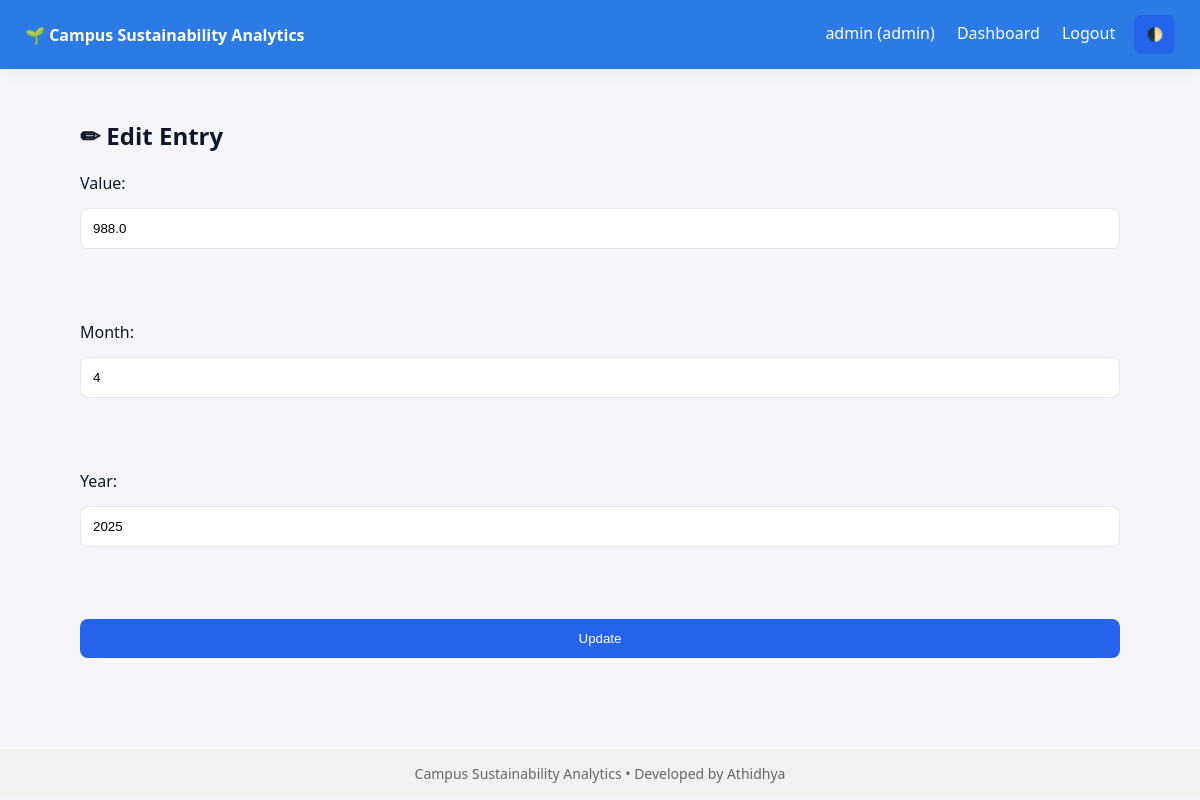
Page /data/edit_entry/energy_data/289 (signed in) on the committed database.
### tables this page shows
CREATE TABLE energy_data (
        id INTEGER PRIMARY KEY AUTOINCREMENT,
        value REAL NOT NULL,
        month INTEGER NOT NULL CHECK(month BETWEEN 1 AND 12),
        year INTEGER NOT NULL,
        entered_by INTEGER,
        created_at TIMESTAMP DEFAULT CURRENT_TIMESTAMP,
        FOREIGN KEY (entered_by) REFERENCES users(id) ON DELETE SET NULL
    );

### dataentry.py (the view, shortened to what this page needs)
@dataentry_bp.route("/edit_entry/<table>/<int:id>", methods=["GET", "POST"])
def edit_entry(table, id):
    if "user_id" not in session:
        return redirect(url_for("login"))
    if table not in ALLOWED_TABLES:
        return "Invalid table ❌"
    conn = get_connection()
    cursor = conn.cursor()
    cursor.execute(f"SELECT * FROM {table} WHERE id=?", (id,))
    entry = cursor.fetchone()
    conn.close()
    return render_template(
        "edit_entry.html",
        entry=entry,
        table=table
    )

### database.py (called while the page is built)
def get_connection():
    conn = sqlite3.connect(DB_NAME, timeout=10)
    conn.row_factory = sqlite3.Row
    conn.execute("PRAGMA foreign_keys = ON")
    return conn

### templates/edit_entry.html
{% extends "base.html" %}
{% block content %}
<h2>✏ Edit Entry</h2>
<form method="post">
    <label>Value:</label>
    <input type="number" step="0.01" name="value" value="{{ entry.value }}" required><br><br>
    <label>Month:</label>
    <input type="number" name="month" value="{{ entry.month }}" required><br><br>
    <label>Year:</label>
    <input type="number" name="year" value="{{ entry.year }}" required><br><br>
    <button type="submit">Update</button>
</form>
{% endblock %}

### static/style.css (style rules this page uses)
:root { --primary: #2563eb; --secondary: #16a34a; --bg: #f8fafc; --card: #ffffff; --text: #0f172a; --muted: #64748b; --danger: #dc2626; --radius: 12px; }
* { box-sizing: border-box; }
body { margin: 0; font-family: "Inter", system-ui, sans-serif; background: var(--bg); color: var(--text); }
form { display: grid; gap: 14px; }
input, select { padding: 12px; border-radius: 8px; border: 1px solid #e5e7eb; }
button { padding: 12px; border-radius: 8px; border: none; background: var(--primary); color: white; cursor: pointer; }

### templates/base.html (style rules this page uses)
body { font-family: 'Segoe UI', sans-serif; margin: 0; background: #f4f6f9; transition: background 0.3s, color 0.3s; }

### rows in the picture
energy_data: value "988.0", month "4", year "2025"

### other values in the picture
{{ session.username }} "admin"
{{ session.role }} "admin"
